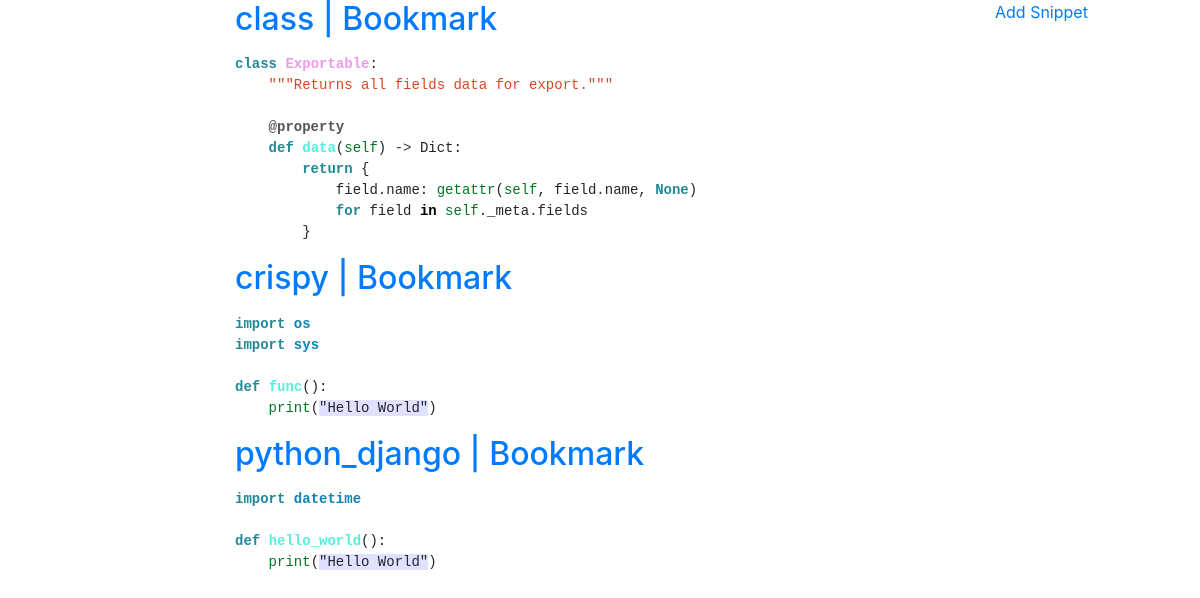
The page /all/ on the database as committed earlier.
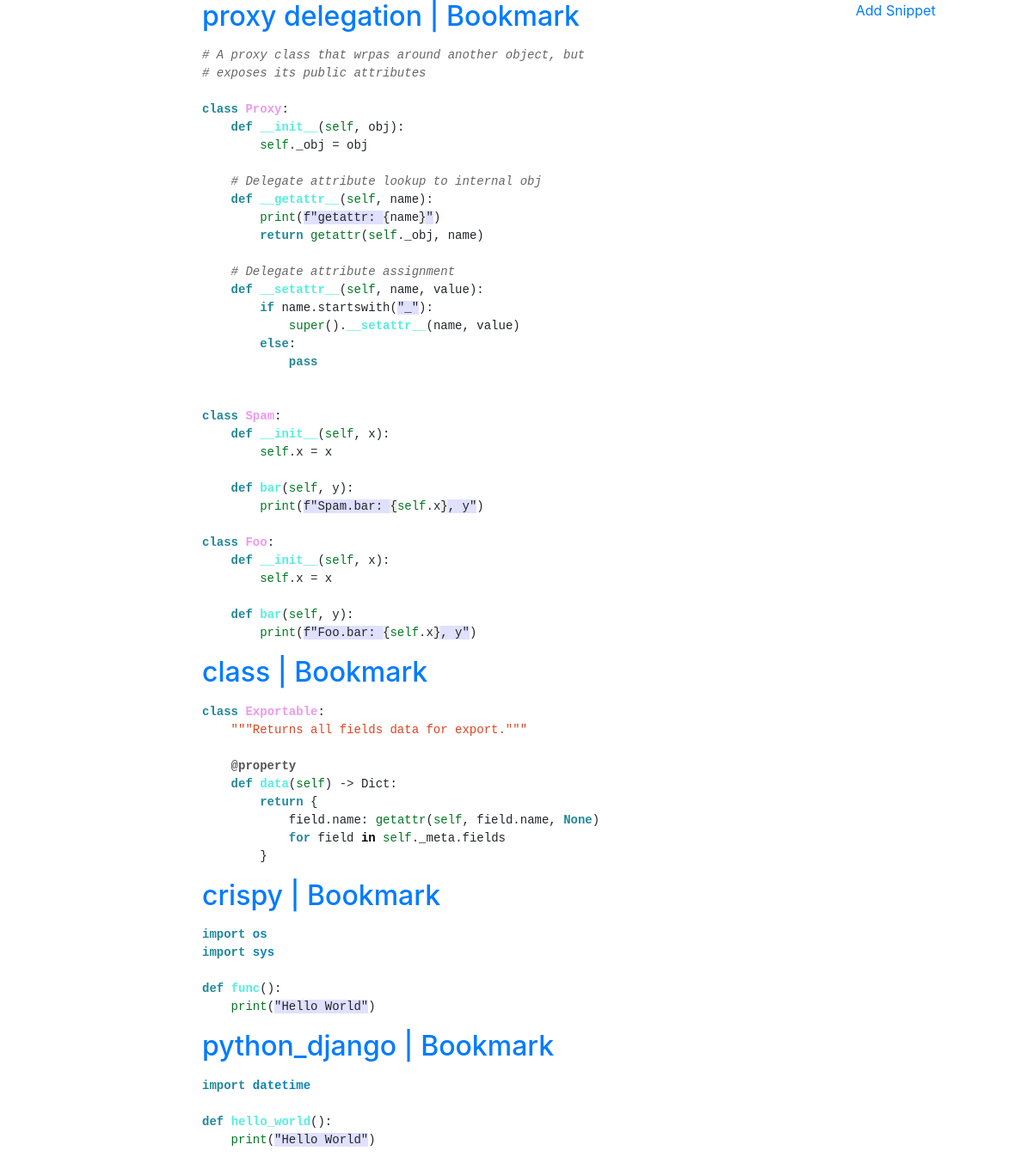
The same page on the database as committed later.
### cab/models.py (models this page shows, shortened)
class Snippet(models.Model):
    objects = SnippetManager()
    title = models.CharField(max_length=225)
    language = models.ForeignKey(Language, on_delete=models.CASCADE)
    author = models.ForeignKey(User, on_delete=models.CASCADE)
    description = models.TextField()
    description_html = models.TextField(editable=False)
    code = models.TextField()
    highlighted_code = models.TextField(editable=False)
    tags = TagField()
    pub_date = models.DateTimeField(editable=False)
    updated_date = models.DateTimeField(editable=False)
    class Meta:
        ordering = ["-pub_date"]
    def get_absolute_url(self):
        return reverse("snippet_detail", args=[self.id, ])

### cab/views.py (the view)
# urls.py: path('all/', SnippetListView.as_view(), name='snippet_list'),
class SnippetListView(ListView):
    model = Snippet
    template_name = 'cab/snippet_list.html'

### cab/templates/cab/snippet_list.html
{% extends 'base.html' %}
{% block content %}
    {% for obj in object_list %}
    <h2><a href="{{obj.get_absolute_url}}">{{obj.title}}</a>
      <a href="{% url 'add_bookmark' obj.id %}"> | Bookmark</a>
    </h2>
      <p>{{obj.highlighted_code | safe}}</p>
    {% endfor %}
{% endblock content %}
{% block sidebar_middle %}
  <p><a href="{% url 'add_snippet' %}">Add Snippet</a></p>
{% endblock sidebar_middle %}

Rows that differ between the two databases and show on the page:
added Snippet: title "proxy delegation", highlighted_code "# A proxy class that wrpas around another object, but # exposes its public attributes class Proxy : def __init__ ( self , obj ): self . _obj = obj # Delegate attribute lookup to internal obj def __getattr__ ( self , name ): print ( f \"getattr: { name } \" ) return getattr ( self . _obj , name ) # Delegate attribute assignment def __setattr__ ( self , name , value ): if name . startswith ( \"_\" ): super () . __setattr__ ( name , value ) else : pass class Spam : def __init__ ( self , x ): self . x = x def bar ( self , y ): print ( f \"Spam.bar: { self . x } , y\" ) class Foo : def __init__ ( self , x ): self . x = x def bar ( self , y ): print ( f \"Foo.bar: { self . x } , y\" )"
